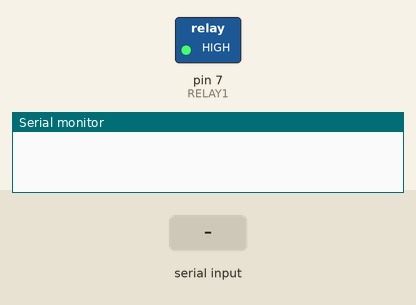
This sketch was run on a simulated Arduino Uno, built with avr-gcc and run on an emulated ATmega328P. On the bench: switched loads named in the sketch (green lamp = pin HIGH), the last lines printed to the serial monitor. Inputs (shaded band) come from the test bench.

Above: at 1.2 s.
1.3 s: "1" received over Serial
At 2.5 s:
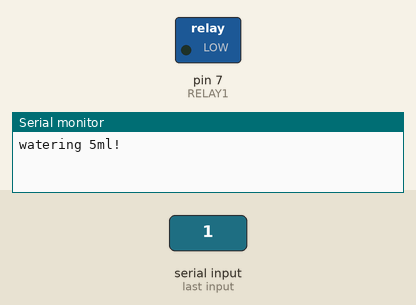
4.3 s: "2" received over Serial
Timing chart, 0 to 7.3 s (numbered marks = the images above; inputs shaded):
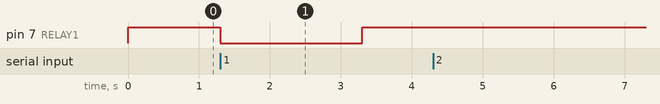

Measured:
- after the input at 1.3 s, pin 7 (RELAY1): HIGH → LOW at once, → HIGH 2.0 s later

The sketch:

py.ino
```cpp
int data;
int analogPin = 3;
char userInput;
#define RELAY1  7

void setup() {
  Serial.begin(9600);
  pinMode(RELAY1, OUTPUT);
}

void water() {
  //do pumping code here
  Serial.println("watering 5ml!\n");
  digitalWrite(RELAY1,0);
  delay(2000);
  digitalWrite(RELAY1,1);
  return;
}

void readhum() {
  //do humidity sensor code here, print humidity lvl
  //Serial.println("reading humidity!");
  int sensorValue = analogRead(A0);
  int humival = map(sensorValue, 700, 210, 0, 100);
  Serial.println(humival);
  return;
}

void loop() {
  digitalWrite(RELAY1,1);
  if (Serial.available() > 0) {
    userInput = Serial.read();
    if (userInput == '1') {
      water();
    }
    else if (userInput == '2') {
      readhum();
    }
  }
}
```
